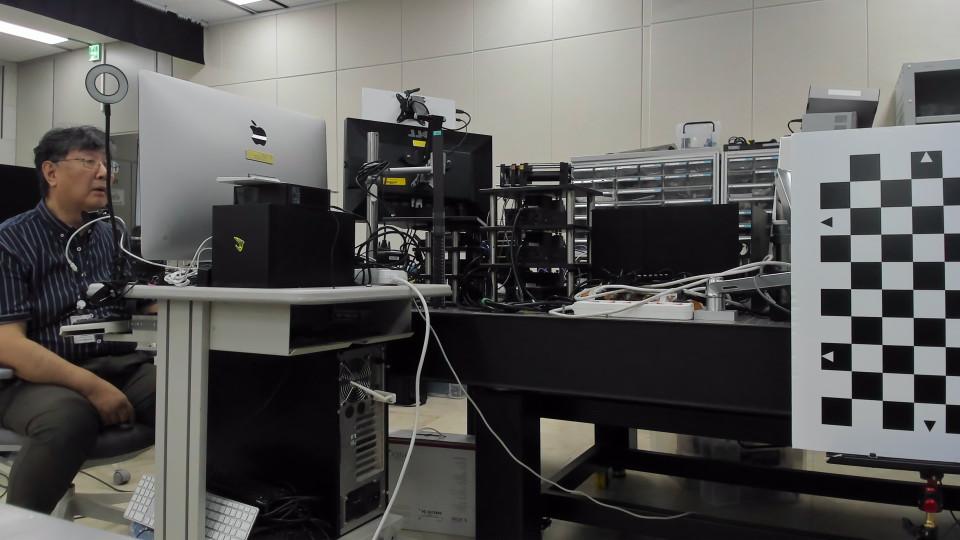
#> input picture data/images/pair_LR/left/img00.png, 1920 x 1080 px (shown at 1/2 size)
$ python -i Stitching_Engine_3.py   (imports and definitions only)
#> lines starting #> are read from the running program, lines starting #| are printed output that depends on the picture; after the words box and inside, x2 and y2 are one past the last pixel; in counts of white or black regions, pixels touching at a corner belong together
import cv2
import numpy as np
import os
import json

# ========================================
# 체크보드 설정 (사용자가 쉽게 수정 가능)
# ========================================
CHESSBOARD_SIZE = (3, 9)      # 체크보드 크기 (가로, 세로) - 내부 코너 개수

# ========================================
# 카메라 인덱스 설정 (Camera_1.py와 동일)
# ========================================
LEFT_CAMERA_INDEX = 2         # 왼쪽 카메라
CENTER_CAMERA_INDEX = 1       # 중앙 카메라
RIGHT_CAMERA_INDEX = 0        # 오른쪽 카메라

# ========================================
# 디스플레이 설정 (Realtime_Video_4.py와 동일)
# ========================================
DISPLAY_SCALE = 0.5          # 화면 표시용 스케일 (0.5 = 50% 크기, 1.0 = 100% 크기)
# ========================================

# [94 lines left out: functions load_calibration_config, apply_rectification_maps, not called in this run]

def preprocess_image_for_chessboard(gray):
    """체커보드 검출을 위한 이미지 전처리"""
    # 노이즈 제거
    denoised = cv2.fastNlMeansDenoising(gray)

    # 대비 향상 (CLAHE)
    clahe = cv2.createCLAHE(clipLimit=2.0, tileGridSize=(8,8))
    enhanced = clahe.apply(denoised)

    # 가우시안 블러로 노이즈 제거
    blurred = cv2.GaussianBlur(enhanced, (3, 3), 0)

    # 이진화 (적응적 임계값)
    binary = cv2.adaptiveThreshold(blurred, 255, cv2.ADAPTIVE_THRESH_GAUSSIAN_C,
                                  cv2.THRESH_BINARY, 11, 2)

    return enhanced, binary

# [1957 lines left out: functions validate_chessboard_corners, detect_chessboard_multiscale, save_debug_images, detect_chessboard_corners, visualize_rectified_images, visualize_chessboard_corners and 20 more, not called in this run]


# [2 lines not run here, left out]

>>> import cv2
>>> picture = cv2.imread('../../data/images/pair_LR/left/img00.png', cv2.IMREAD_GRAYSCALE)
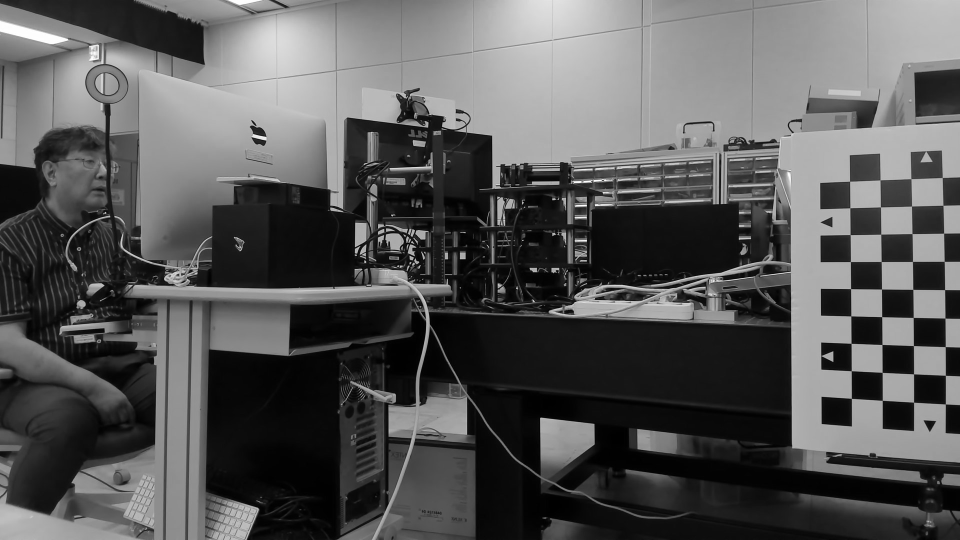
#> picture: shape (1080, 1920) (shown at 1/2 size); min 0, max 255, mean 87
>>> result = preprocess_image_for_chessboard(picture)
#> in preprocess_image_for_chessboard, `enhanced = clahe.apply(denoised)`:
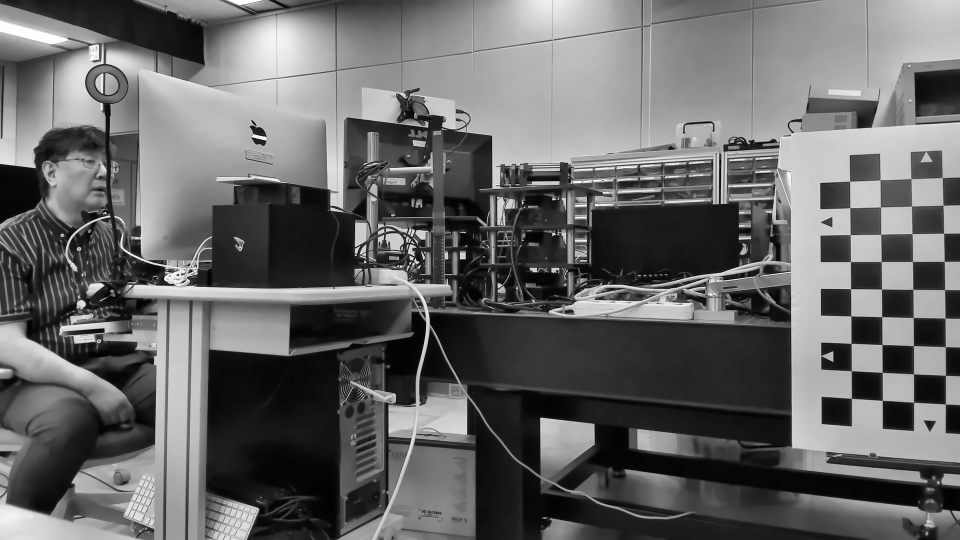
#> enhanced: shape (1080, 1920) (shown at 1/2 size); min 0, max 255, mean 103
#> in preprocess_image_for_chessboard, `binary = cv2.adaptiveThreshold(blurred, 255, cv2.ADAPTIVE_THRESH_GAUSS..`:
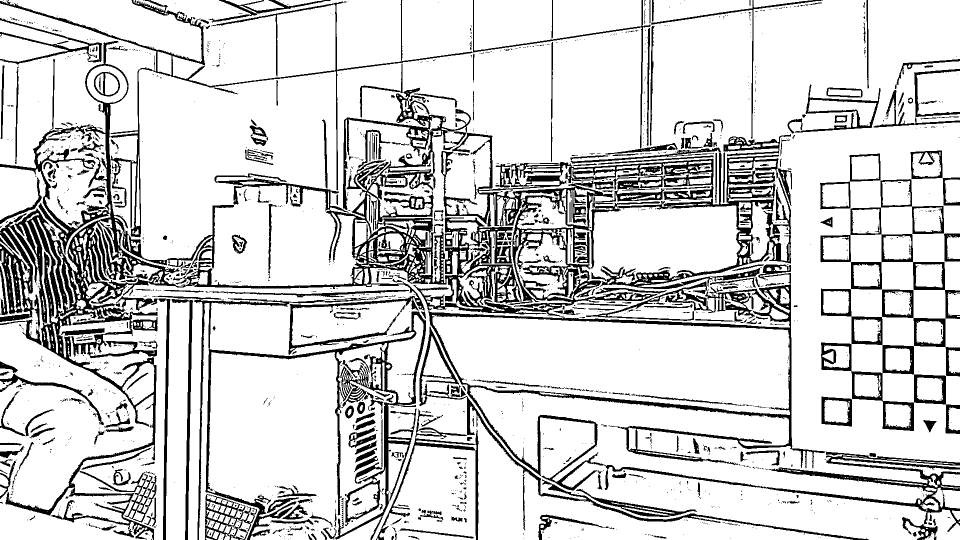
#> binary: shape (1080, 1920) (shown at 1/2 size); 82.6% white; 1847 black regions (1419 under 20 px), largest, box (x1, y1, x2, y2) and area: (0, 82, 1651, 1045) 183935, (304, 591, 852, 1080) 21350, (1640, 307, 1920, 753) 12261

$ run again, on Eyetracking/Eyetracking1/Eyetracking/data/corners/CR_Center/img00_corners.png
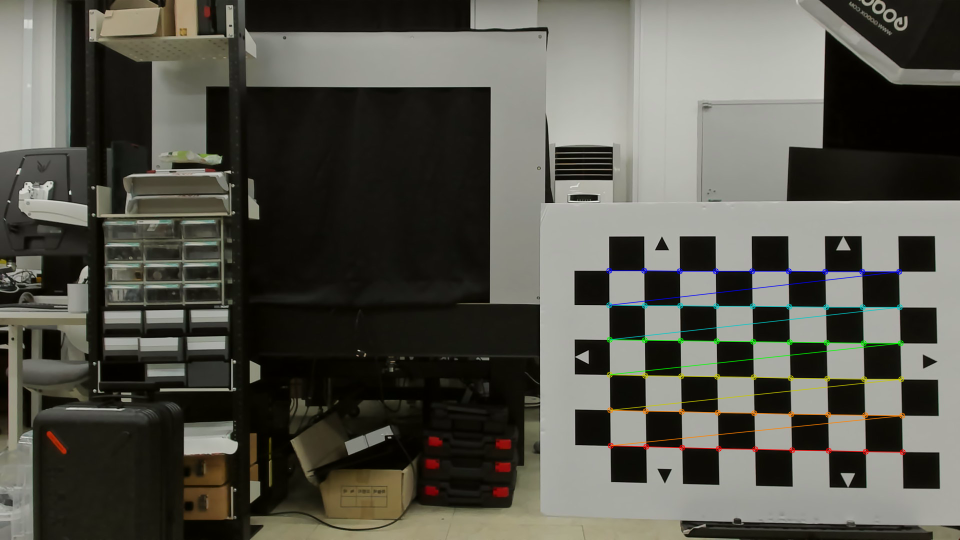
#> input picture Eyetracking/Eyetracking1/Eyetracking/data/corners/CR_Center/img00_corners.png, 1920 x 1080 px (shown at 1/2 size)
#> in preprocess_image_for_chessboard, `enhanced = clahe.apply(denoised)`:
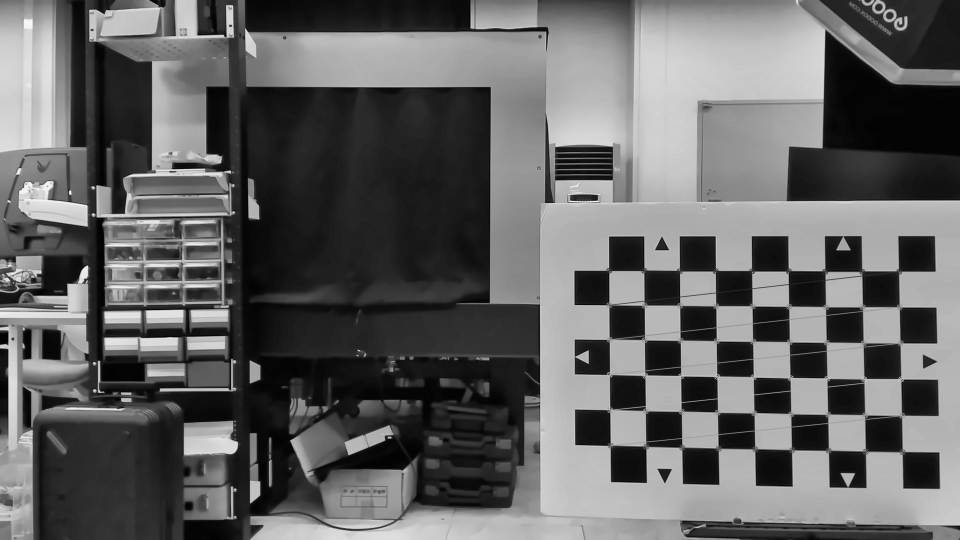
#> enhanced: shape (1080, 1920) (shown at 1/2 size); min 0, max 250, mean 99.2
#> in preprocess_image_for_chessboard, `binary = cv2.adaptiveThreshold(blurred, 255, cv2.ADAPTIVE_THRESH_GAUSS..`:
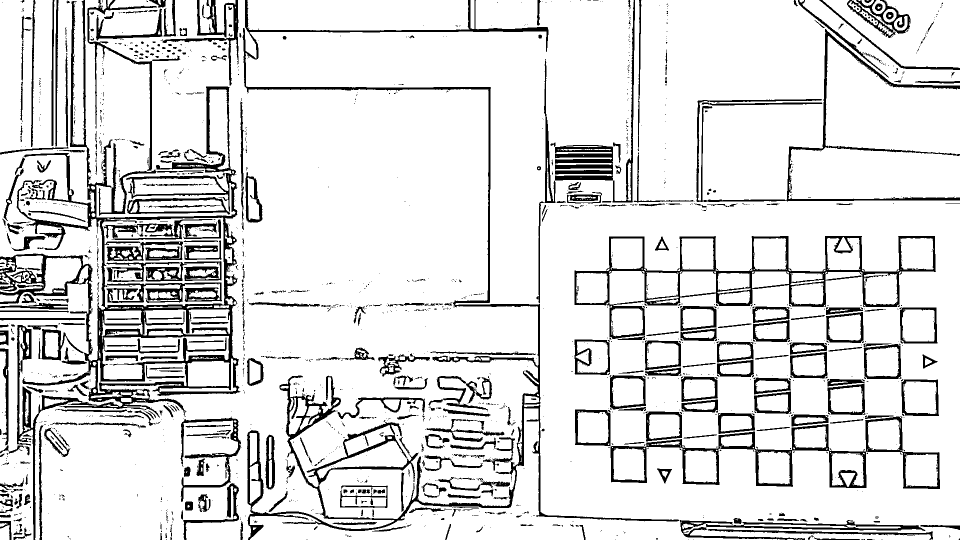
#> binary: shape (1080, 1920) (shown at 1/2 size); 87.1% white; 1726 black regions (1291 under 20 px), largest, box (x1, y1, x2, y2) and area: (0, 0, 481, 1080) 56226, (485, 0, 1359, 1080) 30513, (1149, 472, 1872, 678) 15520
